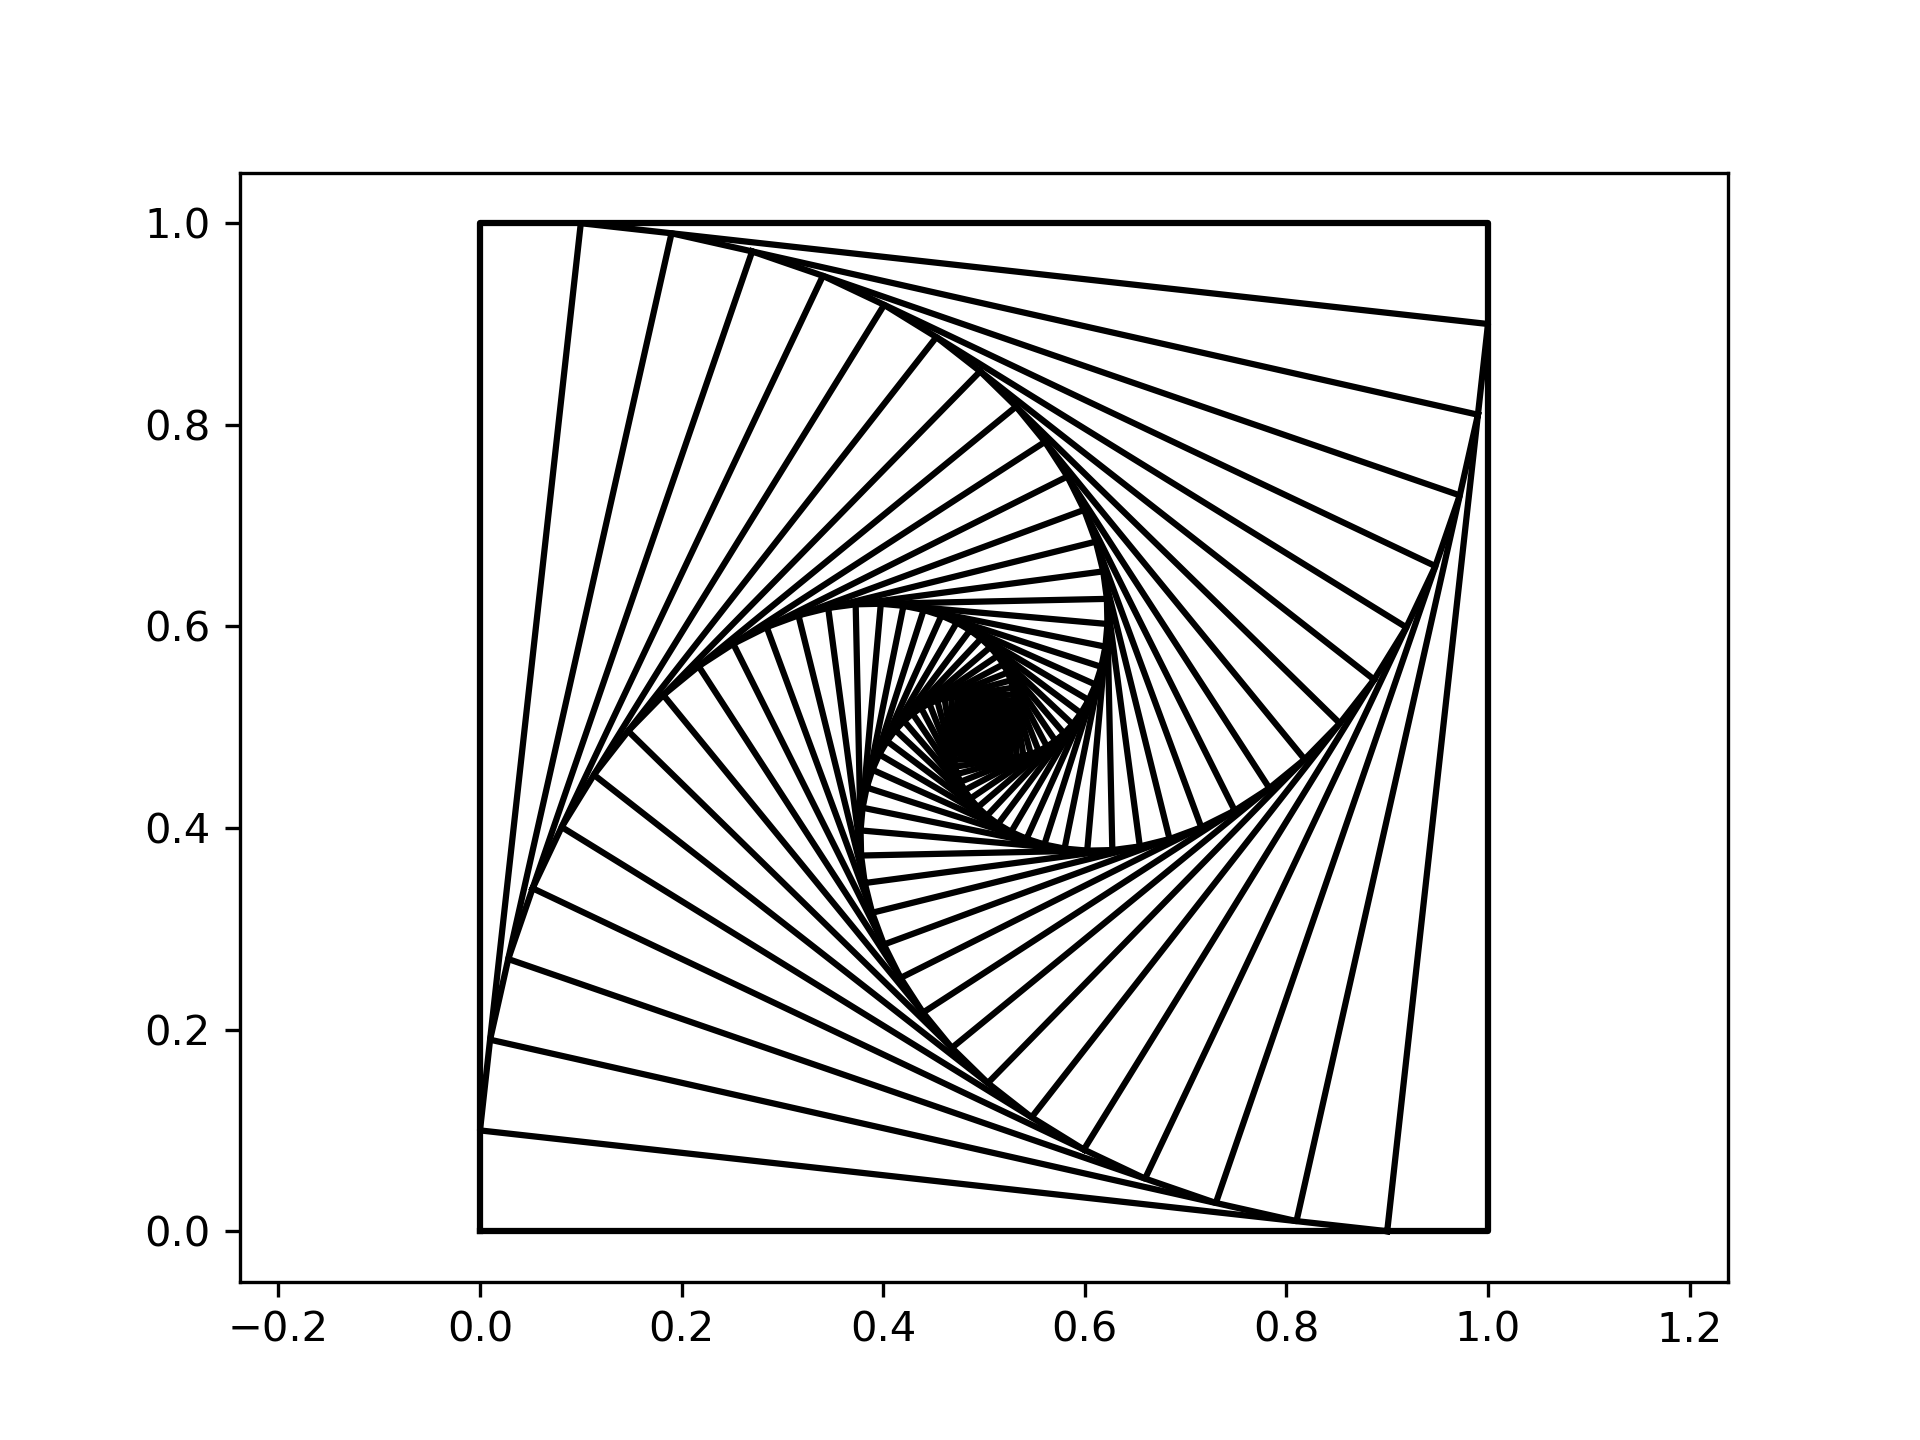

Recreate this plot in Python.
from matplotlib import pyplot as plt

def draw_square(A, B, C, D):

    x = [A[0], B[0], C[0], D[0], A[0]]
    y = [A[1], B[1], C[1], D[1], A[1]]

    plt.plot(x, y, 'k')
def divide(A, B, r):

    C = ((1 / r) * A[0] + (1 - 1 / r) * B[0],
         (1 / r) * A[1] + (1 - 1 / r) * B[1])

    return C

if __name__ == "__main__":

    r = float(input("ratio = "))
    n = int(input("num of squares = "))

    A = (0, 0)
    B = (0, 1)
    C = (1, 1)
    D = (1, 0)

    for _ in range(n):
        draw_square(A, B, C, D)
        A, B, C, D = divide(A, B, r), \
                     divide(B, C, r), \
                     divide(C, D, r), \
                     divide(D, A, r)

    plt.axis('equal')
    plt.savefig('square.png', dpi=300)
    plt.show()